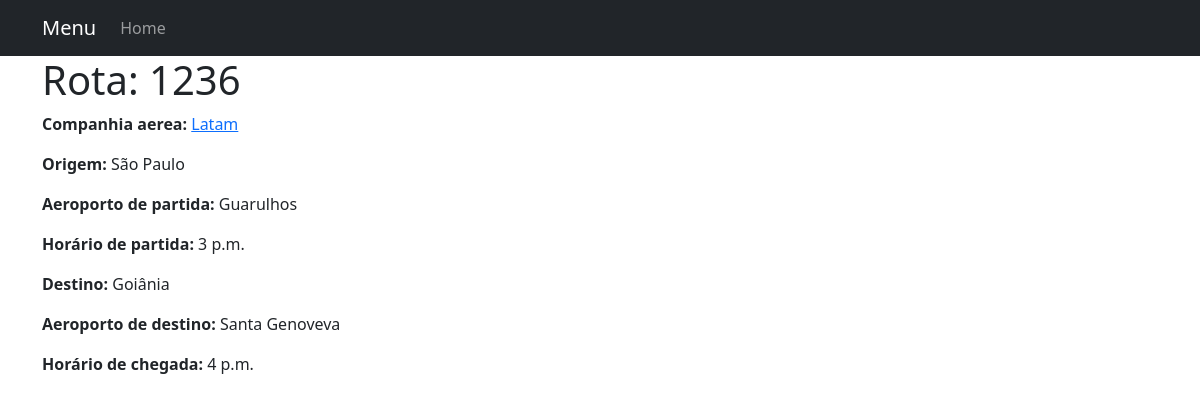
Screenshot of /crud/consultar-rotas/2 with the database file from the repository.
### rota/models.py (models this page shows)
class Rota(models.Model):
    id = models.IntegerField(primary_key=True)
    codigo = models.CharField(max_length=15, null = False, unique = True)
    aeroporto_partida = models.CharField(max_length=200, null=False)
    aeroporto_chegada = models.CharField(max_length=200, null=False)
    hora_partida_prevista= models.TimeField(auto_now=False)
    hora_chegada_prevista= models.TimeField(auto_now=False)
    origem = models.CharField(max_length=20, null=False)
    destino = models.CharField(max_length=20, null=False)
    aeronave = models.CharField(max_length=20, null=False)
    companhia_aerea = models.CharField(max_length=20, null=False)
    class Meta:
        db_table = 'rotas'

### rota/views.py (the view)
# urls.py: path('crud/consultar-rotas/<int:pk>', views.RotaDetailView.as_view(), name='rota-detail'),
class RotaDetailView(DetailView):
    model = Rota
    template_name = 'crud/consultar_rotas/rota_detail.html'

### templates/crud/consultar_rotas/rota_detail.html (shortened to what this page needs)
{% extends "base.html" %}
{% block content %}
    <h1>Rota: {{ rota.codigo }}</h1>
    <p><strong>Companhia aerea:</strong> <a href="">{{ rota.companhia_aerea }}</a></p>
    <p><strong>Origem:</strong> {{ rota.origem }}</p>
    <p><strong>Aeroporto de partida:</strong> {{ rota.aeroporto_partida }}</p>
    <p><strong>Horário de partida:</strong> {{ rota.hora_partida_prevista }}</p>
    <p><strong>Destino:</strong> {{ rota.destino }}</p>
    <p><strong>Aeroporto de destino:</strong> {{ rota.aeroporto_chegada }}</p>
    <p><strong>Horário de chegada:</strong> {{ rota.hora_chegada_prevista }}</p>
{% endblock %}

### rows the page displays
Rota: codigo "1236", companhia_aerea "Latam", origem "São Paulo", aeroporto_partida "Guarulhos", hora_partida_prevista "3 p.m.", destino "Goiânia", aeroporto_chegada "Santa Genoveva", hora_chegada_prevista "4 p.m."
